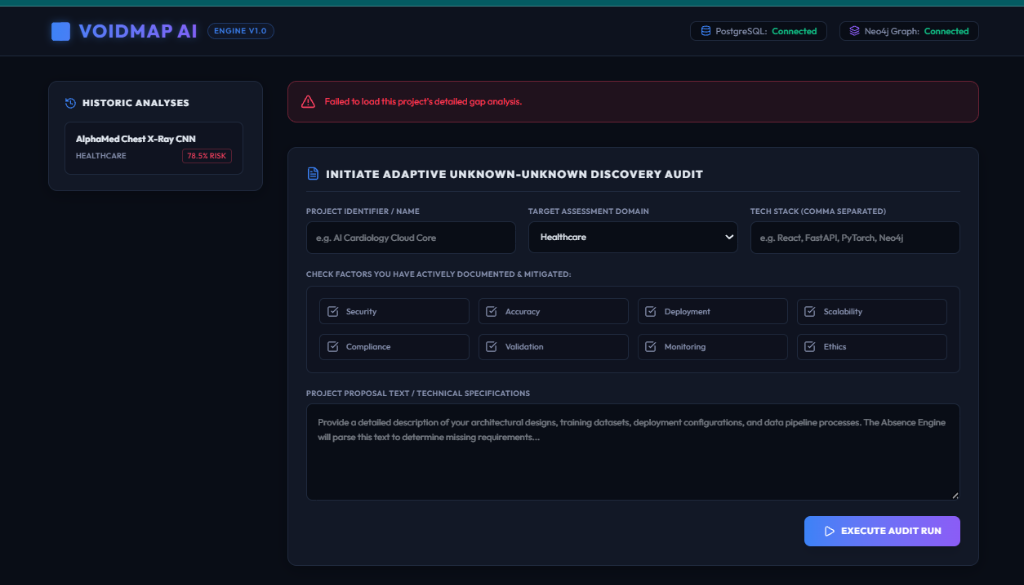
#> input picture docs_images/media__1780372529488.png, 1024 x 585 px, found by its file name; its folder holds 5 pictures in this run
$ python crop_images.py
#> lines starting #> are read from the running program, lines starting #| are printed output that depends on the picture
import os
from PIL import Image

def crop_image(src_name, dest_name, box):
#> called with src_name = 'media__1780372529488.png', dest_name = 'guided_form_cropped.png', box = (0, 0, 520, 585)
    image_dir = r"e:\VoidMap ai\docs_images"
    src_path = os.path.join(image_dir, src_name)
    dest_path = os.path.join(image_dir, dest_name)

    if not os.path.exists(src_path):
        print(f"Error: {src_path} does not exist.")
        return False

    try:
        img = Image.open(src_path)
#> img is the input picture: PIL image 1024x585 RGBA; mean R, G, B, A 17.2, 21.8, 34.2, 255
        cropped = img.crop(box)
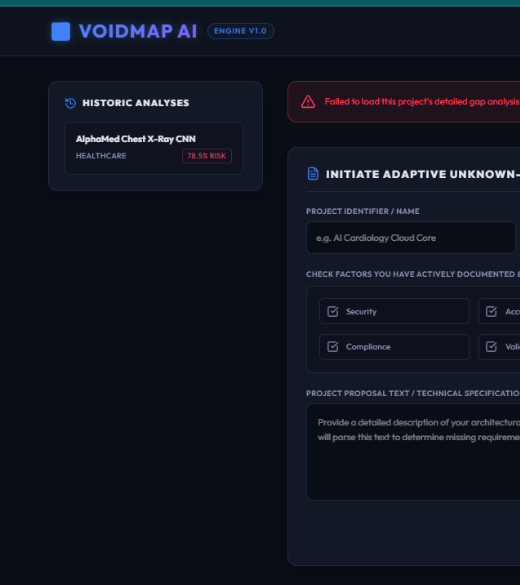
#> cropped: PIL image 520x585 RGBA; mean R, G, B, A 16, 20.6, 32.1, 255
        cropped.save(dest_path)
        print(f"Successfully cropped {src_name} to {dest_name} with box {box}")
        return True
    except Exception as e:
        print(f"Failed to crop {src_name}: {e}")
        return False

def main():
    # 1. Guided Form: Crop the form panel (left half) of media__1780372529488.png
    # Size of media__1780372529488.png is 1024x585
    crop_image("media__1780372529488.png", "guided_form_cropped.png", (0, 0, 520, 585))

    # 2. KPI Metrics & Gaps: Crop the metrics and gaps table (right half, upper section) of media__1780372388831.png
    # Size of media__1780372388831.png is 1024x563
    crop_image("media__1780372388831.png", "metrics_gaps_cropped.png", (500, 0, 1024, 380))
#> call 2 of crop_image, with src_name = 'media__1780372388831.png', dest_name = 'metrics_gaps_cropped.png', box = (500, 0, 1024, 380)
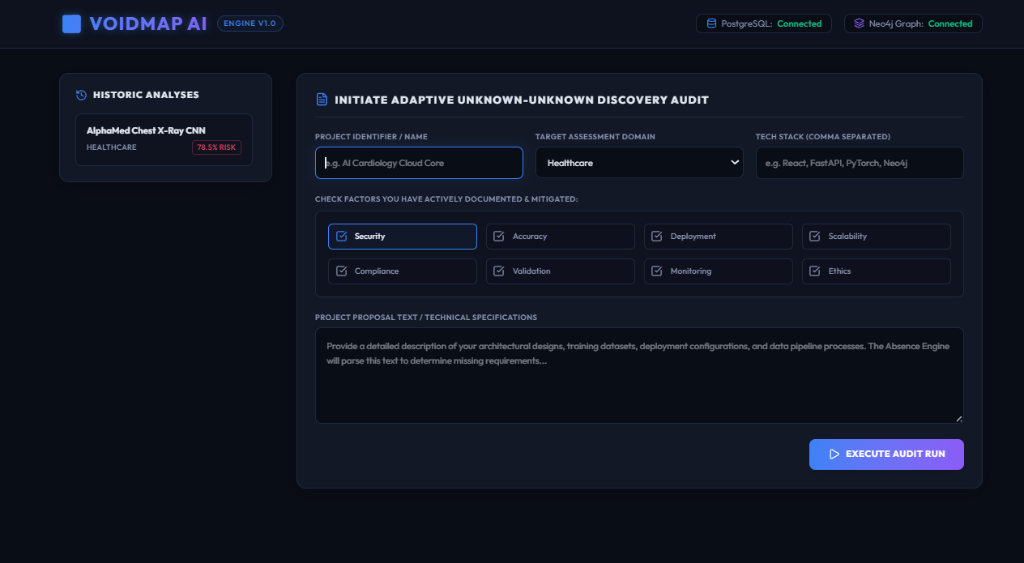
#> input picture docs_images/media__1780372388831.png, 1024 x 563 px, found by its file name
#> in crop_image, img is the input picture: PIL image 1024x563 RGBA; mean R, G, B, A 16, 21, 33.5, 255
#> in crop_image (call 2), `cropped = img.crop(box)`:
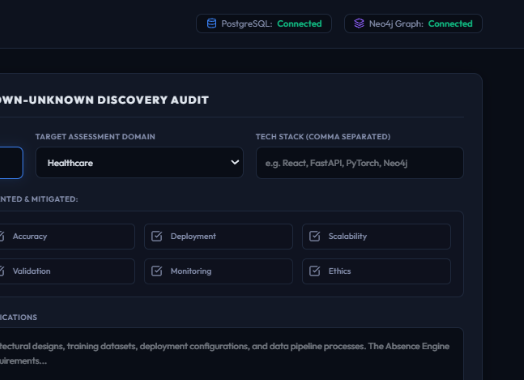
#> cropped: PIL image 524x380 RGBA; mean R, G, B, A 17.3, 22.4, 34.5, 255

    # 3. Sliders: Crop the sliders card (right half, lower section) of media__1780372388831.png
    crop_image("media__1780372388831.png", "counterfactual_sliders_cropped.png", (500, 360, 1024, 563))
#> call 3 of crop_image, with src_name = 'media__1780372388831.png', dest_name = 'counterfactual_sliders_cropped.png', box = (500, 360, 1024, 563)
#> in crop_image (call 3), `cropped = img.crop(box)`:
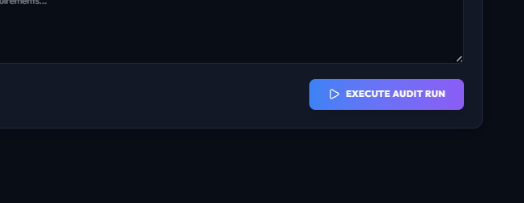
#> cropped: PIL image 524x203 RGBA; mean R, G, B, A 16.4, 21, 36.4, 255

    # 4. Plain Text Mode: Crop the input text terminal area from media__1780451055514.png
    # Size of media__1780451055514.png is 1024x419
    crop_image("media__1780451055514.png", "plain_text_cropped.png", (0, 0, 1024, 419))

if __name__ == "__main__":
    main()
